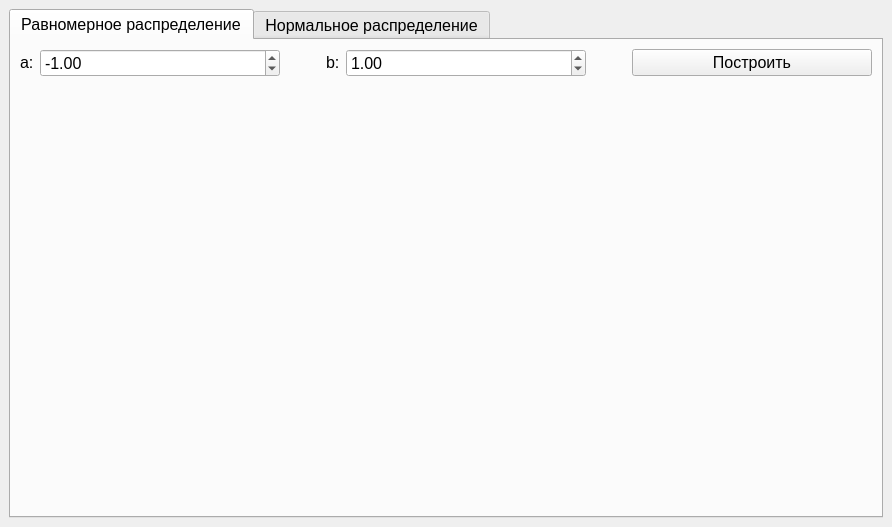
<?xml version="1.0" encoding="UTF-8"?>
<ui version="4.0">
 <class>MainWindow</class>
 <widget class="QMainWindow" name="MainWindow">
  <property name="geometry">
   <rect>
    <x>0</x>
    <y>0</y>
    <width>892</width>
    <height>527</height>
   </rect>
  </property>
  <property name="windowTitle">
   <string>Распределения</string>
  </property>
  <widget class="QWidget" name="centralwidget">
   <layout class="QGridLayout" name="gridLayout">
    <item row="0" column="0">
     <widget class="QTabWidget" name="distibutionsTabs">
      <property name="font">
       <font>
        <pointsize>12</pointsize>
        <italic>false</italic>
       </font>
      </property>
      <property name="currentIndex">
       <number>0</number>
      </property>
      <widget class="QWidget" name="uniform">
       <attribute name="title">
        <string>Равномерное распределение</string>
       </attribute>
       <layout class="QVBoxLayout" name="verticalLayout_3">
        <item>
         <layout class="QHBoxLayout" name="uniformParams">
          <item>
           <widget class="QLabel" name="labelA">
            <property name="sizePolicy">
             <sizepolicy hsizetype="Minimum" vsizetype="Fixed">
              <horstretch>0</horstretch>
              <verstretch>0</verstretch>
             </sizepolicy>
            </property>
            <property name="text">
             <string>a:</string>
            </property>
           </widget>
          </item>
          <item>
           <widget class="QDoubleSpinBox" name="spinBoxA">
            <property name="sizePolicy">
             <sizepolicy hsizetype="Expanding" vsizetype="Fixed">
              <horstretch>0</horstretch>
              <verstretch>0</verstretch>
             </sizepolicy>
            </property>
            <property name="minimum">
             <double>-1000.000000000000000</double>
            </property>
            <property name="maximum">
             <double>1000.000000000000000</double>
            </property>
            <property name="singleStep">
             <double>0.010000000000000</double>
            </property>
            <property name="value">
             <double>-1.000000000000000</double>
            </property>
           </widget>
          </item>
          <item>
           <spacer name="spacer1">
            <property name="orientation">
             <enum>Qt::Horizontal</enum>
            </property>
            <property name="sizeType">
             <enum>QSizePolicy::Preferred</enum>
            </property>
            <property name="sizeHint" stdset="0">
             <size>
              <width>40</width>
              <height>20</height>
             </size>
            </property>
           </spacer>
          </item>
          <item>
           <widget class="QLabel" name="labelB">
            <property name="sizePolicy">
             <sizepolicy hsizetype="Minimum" vsizetype="Fixed">
              <horstretch>0</horstretch>
              <verstretch>0</verstretch>
             </sizepolicy>
            </property>
            <property name="text">
             <string>b:</string>
            </property>
           </widget>
          </item>
          <item>
           <widget class="QDoubleSpinBox" name="spinBoxB">
            <property name="sizePolicy">
             <sizepolicy hsizetype="Expanding" vsizetype="Fixed">
              <horstretch>0</horstretch>
              <verstretch>0</verstretch>
             </sizepolicy>
            </property>
            <property name="minimum">
             <double>-1000.000000000000000</double>
            </property>
            <property name="maximum">
             <double>1000.000000000000000</double>
            </property>
            <property name="singleStep">
             <double>0.010000000000000</double>
            </property>
            <property name="value">
             <double>1.000000000000000</double>
            </property>
           </widget>
          </item>
          <item>
           <spacer name="spacer2">
            <property name="orientation">
             <enum>Qt::Horizontal</enum>
            </property>
            <property name="sizeType">
             <enum>QSizePolicy::Preferred</enum>
            </property>
            <property name="sizeHint" stdset="0">
             <size>
              <width>40</width>
              <height>20</height>
             </size>
            </property>
           </spacer>
          </item>
          <item>
           <widget class="QPushButton" name="btnUniformGraph">
            <property name="sizePolicy">
             <sizepolicy hsizetype="Expanding" vsizetype="Fixed">
              <horstretch>0</horstretch>
              <verstretch>0</verstretch>
             </sizepolicy>
            </property>
            <property name="font">
             <font>
              <pointsize>12</pointsize>
              <italic>false</italic>
             </font>
            </property>
            <property name="text">
             <string>Построить</string>
            </property>
           </widget>
          </item>
         </layout>
        </item>
        <item>
         <layout class="QGridLayout" name="gridLayout_2">
          <item row="0" column="0">
           <widget class="MplWidget" name="widgetUniformDensity" native="true">
            <property name="sizePolicy">
             <sizepolicy hsizetype="Preferred" vsizetype="Expanding">
              <horstretch>0</horstretch>
              <verstretch>0</verstretch>
             </sizepolicy>
            </property>
           </widget>
          </item>
          <item row="0" column="1">
           <widget class="MplWidget" name="widgetUniformDistribution" native="true">
            <property name="sizePolicy">
             <sizepolicy hsizetype="Preferred" vsizetype="Expanding">
              <horstretch>0</horstretch>
              <verstretch>0</verstretch>
             </sizepolicy>
            </property>
           </widget>
          </item>
         </layout>
        </item>
       </layout>
      </widget>
      <widget class="QWidget" name="normal">
       <attribute name="title">
        <string>Нормальное распределение</string>
       </attribute>
       <layout class="QVBoxLayout" name="verticalLayout_2">
        <item>
         <layout class="QHBoxLayout" name="normalParams">
          <item>
           <widget class="QLabel" name="labelM">
            <property name="sizePolicy">
             <sizepolicy hsizetype="Minimum" vsizetype="Fixed">
              <horstretch>0</horstretch>
              <verstretch>0</verstretch>
             </sizepolicy>
            </property>
            <property name="text">
             <string>m:</string>
            </property>
           </widget>
          </item>
          <item>
           <widget class="QDoubleSpinBox" name="spinBoxM">
            <property name="sizePolicy">
             <sizepolicy hsizetype="Expanding" vsizetype="Fixed">
              <horstretch>0</horstretch>
              <verstretch>0</verstretch>
             </sizepolicy>
            </property>
            <property name="minimum">
             <double>-1000.000000000000000</double>
            </property>
            <property name="maximum">
             <double>1000.000000000000000</double>
            </property>
            <property name="singleStep">
             <double>0.010000000000000</double>
            </property>
           </widget>
          </item>
          <item>
           <spacer name="spacer3">
            <property name="orientation">
             <enum>Qt::Horizontal</enum>
            </property>
            <property name="sizeType">
             <enum>QSizePolicy::Preferred</enum>
            </property>
            <property name="sizeHint" stdset="0">
             <size>
              <width>40</width>
              <height>20</height>
             </size>
            </property>
           </spacer>
          </item>
          <item>
           <widget class="QLabel" name="labelSigma">
            <property name="sizePolicy">
             <sizepolicy hsizetype="Minimum" vsizetype="Fixed">
              <horstretch>0</horstretch>
              <verstretch>0</verstretch>
             </sizepolicy>
            </property>
            <property name="text">
             <string>σ:</string>
            </property>
           </widget>
          </item>
          <item>
           <widget class="QDoubleSpinBox" name="spinBoxSigma">
            <property name="sizePolicy">
             <sizepolicy hsizetype="Expanding" vsizetype="Fixed">
              <horstretch>0</horstretch>
              <verstretch>0</verstretch>
             </sizepolicy>
            </property>
            <property name="minimum">
             <double>0.010000000000000</double>
            </property>
            <property name="maximum">
             <double>1000.000000000000000</double>
            </property>
            <property name="singleStep">
             <double>0.010000000000000</double>
            </property>
            <property name="value">
             <double>1.000000000000000</double>
            </property>
           </widget>
          </item>
          <item>
           <spacer name="spacer4">
            <property name="orientation">
             <enum>Qt::Horizontal</enum>
            </property>
            <property name="sizeType">
             <enum>QSizePolicy::Preferred</enum>
            </property>
            <property name="sizeHint" stdset="0">
             <size>
              <width>40</width>
              <height>20</height>
             </size>
            </property>
           </spacer>
          </item>
          <item>
           <widget class="QPushButton" name="btnNormalGraph">
            <property name="sizePolicy">
             <sizepolicy hsizetype="Expanding" vsizetype="Fixed">
              <horstretch>0</horstretch>
              <verstretch>0</verstretch>
             </sizepolicy>
            </property>
            <property name="text">
             <string>Построить</string>
            </property>
           </widget>
          </item>
         </layout>
        </item>
        <item>
         <layout class="QGridLayout" name="gridLayout_3">
          <item row="0" column="0">
           <widget class="MplWidget" name="widgetNormalDensity" native="true">
            <property name="sizePolicy">
             <sizepolicy hsizetype="Preferred" vsizetype="Expanding">
              <horstretch>0</horstretch>
              <verstretch>0</verstretch>
             </sizepolicy>
            </property>
           </widget>
          </item>
          <item row="0" column="1">
           <widget class="MplWidget" name="widgetNormalDistribution" native="true">
            <property name="sizePolicy">
             <sizepolicy hsizetype="Preferred" vsizetype="Expanding">
              <horstretch>0</horstretch>
              <verstretch>0</verstretch>
             </sizepolicy>
            </property>
           </widget>
          </item>
         </layout>
        </item>
       </layout>
      </widget>
     </widget>
    </item>
   </layout>
  </widget>
 </widget>
 <customwidgets>
  <customwidget>
   <class>MplWidget</class>
   <extends>QWidget</extends>
   <header>mplwidget.h</header>
   <container>1</container>
  </customwidget>
 </customwidgets>
 <resources/>
 <connections/>
</ui>
